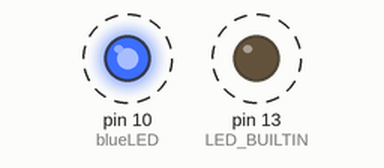
This sketch was run on a simulated Arduino Uno, built with avr-gcc and run on an emulated ATmega328P. On the bench: output pins drawn as LEDs (lit = HIGH). Dashed ring = blinking.

Above: at 0.5 s.
Timing chart, 0 to 4.6 s (numbered marks = the images above):
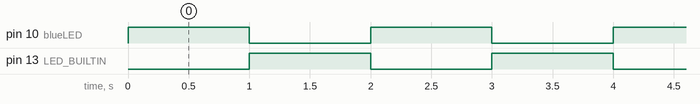

The sketch:

alternateLED.ino
```cpp
/* Alternate LEDs

alternateLED.ino
created on 10 July 2017
by Samuel Bechara, PhD

This program blinks an LED attached to a digital pin with the arduino's built in LED.

*/

// create a variable to store a number that cooresponds to the pin that the LED is connected to
int blueLED=10;

void setup()
{
  pinMode(blueLED, OUTPUT);
  pinMode(LED_BUILTIN, OUTPUT);
}

void loop()
{
  digitalWrite(blueLED, HIGH);
  digitalWrite(LED_BUILTIN, LOW);
  delay(1000);
  digitalWrite(LED_BUILTIN,HIGH);
  digitalWrite(blueLED,LOW);
  delay(1000);
}
```

Measured:
- by itself, pin 10 (blueLED), pin 13 (LED_BUILTIN): alternates HIGH for 1.0 s and LOW for 1.0 s
